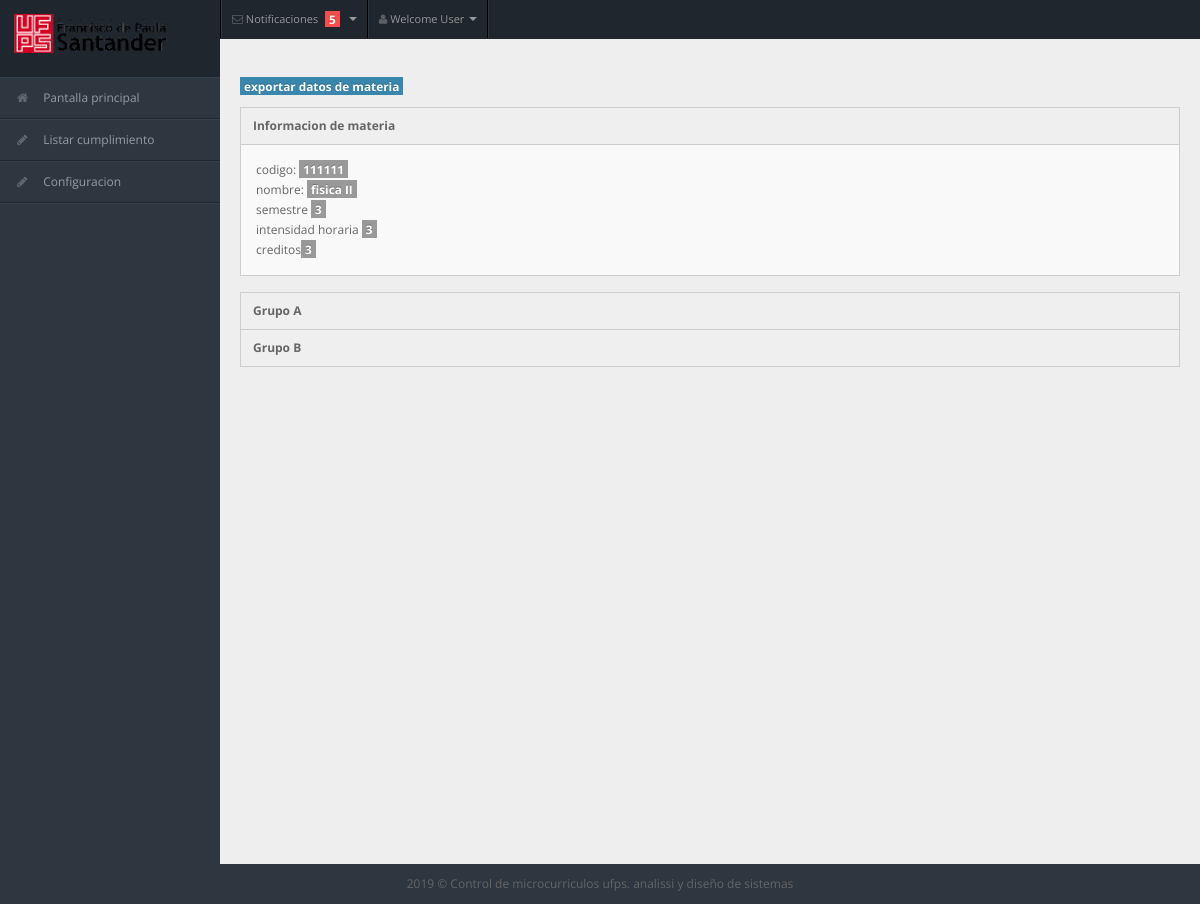
The app's page /views/admin/materia.php?cod=111111&gru=6 with its own data.
### tables this page shows
CREATE TABLE `asignatura` (
  `codigo` int(11) NOT NULL,
  `nombre` varchar(50) NOT NULL,
  `semestre` int(11) NOT NULL,
  `intensidadhoraria` int(11) NOT NULL,
  `creditos` int(11) NOT NULL,
  `nombre_plandeestudios` varchar(50) NOT NULL
);

CREATE TABLE `grupo` (
  `grupo_numero` int(11) NOT NULL,
  `codigo_asignatura` int(11) NOT NULL,
  `grupo` char(1) NOT NULL DEFAULT 'A',
  `codigo_docente` int(11) NOT NULL
);

### model/DAO/asignaturaDAO.php (called while the page is built, shortened)
<?php
require_once '../../model/DTO/asignaturaDTO.php';
class asignaturaDAO {
    public function consultar($id) {
        $conexion = new Conexion();
        $consulta = $conexion->prepare('SELECT * FROM asignatura WHERE codigo= :idc');
        $consulta->bindParam(':idc', $id);
        $consulta->execute();
        $tabla_datos = $consulta->fetchAll(PDO::FETCH_ASSOC);
        $ces = null;
        if (count($tabla_datos) == 1) {
            foreach ($tabla_datos as $con => $valor) {
                $ces = new asignaturaDTO();
                $ces->setCodigo($tabla_datos[$con]["codigo"]);
                $ces->setNombre($tabla_datos[$con]["nombre"]);
                $ces->setSemestre($tabla_datos[$con]["semestre"]);
                $ces->setIntencidad_horaria($tabla_datos[$con]["intensidadhoraria"]);
                $ces->setCreditos($tabla_datos[$con]["creditos"]);
                $ces->setNombre_planestudio($tabla_datos[$con]["nombre_plandeestudios"]);
            }
            return $ces;
        } else {
            return null;
        }
    }
}

### controllers/consultaseguimientocontroller.php (called while the page is built, shortened)
<?php
require_once '../../model/DAO/grupoDAO.php';
require_once '../../model/DTO/grupoDTO.php';
require_once '../../model/DAO/asignaturaDAO.php';
require_once '../../model/DTO/asignaturaDTO.php';
require_once '../../model/DAO/unidadDAO.php';
require_once '../../model/DAO/pruebaDAO.php';
class consultaController {
    public function consultaMateria($cod, $gru) {
        $grdao = new grupoDAO();
        $asigdao = new asignaturaDAO();
        $udao = new unidadDAO();
        $grupos = $grdao->consultar($cod);
        $asign = $asigdao->consultar($cod);
        $retorno = array();
        foreach ($grupos as $grup) {
            $numgrupo = $grup->getGrupo_numero();
            $unidades = $udao->consultar($cod, $numgrupo);
            $datounidad = $this->cargapruebas($unidades, $numgrupo);
            array_push($retorno, array("grup" => $grup, "unid" => $datounidad));
        }
        return $retorno;
    }
    public function cargapruebas($unidades, $numgrupo) {
        $prdao = new pruebaDAO();
        $datounidad = array();
        foreach ($unidades as $unidad) {
            $pruebas = $prdao->consultarPorUnidad($unidad->getId());
            $datoper = $this->cargapersonas($pruebas);
            array_push($datounidad, array("uni" => $unidad, "pru" => $datoper));
        }
        return $datounidad;
    }
    public function cargapersonas($pruebas) {
        $datoper = array();
        foreach ($pruebas as $prueba) {
            $retor = $this->consultaDatos($prueba->getId());
            array_push($datoper, $retor);
        }
        return $datoper;
    }
    public function consultaDatos($id) {
        $conexion = new Conexion();
        $consulta = $conexion->prepare("SELECT PE.codigo , PE.nombre ,"
                . " PE.apellidos  FROM prueba P , matricula M  ,estudiante E ,"
                . "persona PE WHERE P.id_prueba=M.id AND E.id_matricula=M.id AND"
                . " PE.codigo = E.codigo_persona AND P.id =:idc");
        $consulta->bindParam(':idc', $id);
        $consulta->execute();
        $tabla_datos = $consulta->fetchAll(PDO::FETCH_NUM);
        $astraba = array();
        foreach ($tabla_datos as $con) {
            array_push($astraba, $con);
        }
        return $astraba;
    }
}
?>

### model/DAO/pruebaDAO.php (called while the page is built, shortened)
<?php
class pruebaDAO {
    public function consultarPorUnidad($id) {
        $conexion = new Conexion();
        $consulta = $conexion->prepare('SELECT * FROM prueba WHERE id_unidad= :idc');
        $consulta->bindParam(':idc', $id);
        $consulta->execute();
        $tabla_datos = $consulta->fetchAll(PDO::FETCH_ASSOC);
        $astraba = array();
        foreach ($tabla_datos as $con => $valor) {
            $ces = new pruebaDTO();
            $ces->setId($tabla_datos[$con]["id"]);
            $ces->setFecha($tabla_datos[$con]["fecha"]);
            $ces->setPorcentaje($tabla_datos[$con]["porcentaje"]);
            $ces->setId_prueba($tabla_datos[$con]["id_prueba"]);
            $ces->setId_unidad($tabla_datos[$con]["id_unidad"]);
            $ces->setId_tema($tabla_datos[$con]["id_tema"]);
            array_push($astraba, $ces);
        }
        return $astraba;
    }
}

### model/DAO/unidadDAO.php (called while the page is built, shortened)
<?php
class unidadDAO {
    public function consultar($id, $gru) {
        $conexion = new Conexion();
       $consulta =  $conexion->prepare("SELECT U.id , U.nombre_contenido ,U.id_microcurriculo ,U.horaspresenciales,U.horasindependientes , U.horatotal FROM asignatura A , unidad U , microcurriculo M ,grupo G WHERE  U.id_microcurriculo=M.id AND M.id_grupo = :idg AND G.grupo_numero =M.id_grupo AND  A.codigo = G.codigo_asignatura and G.codigo_asignatura=:idc");
        $consulta->bindParam(':idc', $id);
        $consulta->bindParam(':idg', $gru);
        $consulta->execute();
        $tabla_datos = $consulta->fetchAll(PDO::FETCH_ASSOC);
        $astraba = array();
        foreach ($tabla_datos as $con => $valor) {
            $ces = new unidadDTO();
            $ces->setId($tabla_datos[$con]["id"]);
            $ces->setNombre($tabla_datos[$con]["nombre_contenido"]);
            $ces->setId_microcurriculo($tabla_datos[$con]["id_microcurriculo"]);
            $ces->setHora_presencial($tabla_datos[$con]["horaspresenciales"]);
            $ces->setHora_independiente($tabla_datos[$con]["horasindependientes"]);
            $ces->setHora_total($tabla_datos[$con]["horatotal"]);
            array_push($astraba, $ces);
        }
        return $astraba;
    }
}

### model/DAO/grupoDAO.php (called while the page is built, shortened)
<?php
require_once '../../model/DTO/grupoDTO.php';
class grupoDAO {
    public function consultar($id) {
        $conexion = new Conexion();
        $consulta = $conexion->prepare('SELECT * FROM grupo WHERE codigo_asignatura= :idc');
        $consulta->bindParam(':idc', $id);
        $consulta->execute();
        $tabla_datos = $consulta->fetchAll(PDO::FETCH_ASSOC);
        $astraba = array();
        foreach ($tabla_datos as $con => $valor) {
            $ces = new grupoDTO();
            $ces->setGrupo_numero($tabla_datos[$con]["grupo_numero"]);
            $ces->setCodigo_asignatura($tabla_datos[$con]["codigo_asignatura"]);
            $ces->setGrupo($tabla_datos[$con]["grupo"]);
            array_push($astraba, $ces);
        }
        return $astraba;
    }
}

### model/DTO/asignaturaDTO.php (called while the page is built, shortened)
<?php
class asignaturaDTO {
    private $codigo;
    private $nombre;
    private $semestre;
    private $intencidad_horaria;
    private $creditos;
    function getCodigo() {
        return $this->codigo;
    }
    function setCodigo($codigo) {
        $this->codigo = $codigo;
    }
    function getNombre() {
        return $this->nombre;
    }
    function getSemestre() {
        return $this->semestre;
    }
    function getIntencidad_horaria() {
        return $this->intencidad_horaria;
    }
    function getCreditos() {
        return $this->creditos;
    }
    function setNombre($nombre) {
        $this->nombre = $nombre;
    }
    function setSemestre($semestre) {
        $this->semestre = $semestre;
    }
    function setIntencidad_horaria($intencidad_horaria) {
        $this->intencidad_horaria = $intencidad_horaria;
    }
    function setCreditos($creditos) {
        $this->creditos = $creditos;
    }
}

### model/DTO/grupoDTO.php (called while the page is built, shortened)
<?php
class grupoDTO {
    private $grupo_numero;
    function getGrupo_numero() {
        return $this->grupo_numero;
    }
    function setGrupo_numero($grupo_numero) {
        $this->grupo_numero = $grupo_numero;
    }
}

### views/admin/materia.php (the view, shortened to what this page needs)
<!DOCTYPE html>
<html lang="en">
    <?php
    $cod = $_GET["cod"];
    $gru = $_GET["gru"];
    require_once '../../model/DAO/asignaturaDAO.php';
    require_once '../../model/DTO/asignaturaDTO.php';
    require_once '../../controllers/consultaseguimientocontroller.php';
    $algo = new consultaController();
    $list = $algo->consultaMateria($cod, $gru);
    $asig = new asignaturaDAO();
    $mat = $asig->consultar($cod);
    ?>
    <head>
        <link rel="stylesheet" href="../css/bootstrap.min.css" />
        <link rel="stylesheet" href="../css/bootstrap-responsive.min.css" />
        <link rel="stylesheet" href="../css/fullcalendar.css" />
        <link rel="stylesheet" href="../css/matrix-style.css" />
        <link rel="stylesheet" href="../css/matrix-media.css" />
        <link href="../font-awesome/css/font-awesome.css" rel="stylesheet" />
        <link rel="stylesheet" href="../css/jquery.gritter.css" />
    </head>
    <body>
        <?php
        include("../includes/navadmin.php");
        include("../includes/sideadmin.php");
        ?>
        <div id="content">
            <div class="container-fluid">
                <div class="row-fluid">
                    <div class="span6">
                        <a href="#">
                            <span class="label label-info">exportar datos de materia</span>
                        </a>
                    </div>
                    <div class="widget-box">
                        <div class="widget-title">
                            <h5>Informacion de materia</h5>
                        </div>
                        <div class="widget-content">
                            codigo:  <span class="label"> <?php echo $mat->getCodigo() ?> </span>
                            <br>
                            nombre: <span class="label"><?php echo $mat->getNombre() ?></span>
                            <br>
                            semestre <span class="label"><?php echo $mat->getSemestre() ?></span>
                            <br>
                            intensidad horaria <span class="label"><?php echo $mat->getIntencidad_horaria() ?></span>
                            <br>
                            creditos<span class="label"><?php echo $mat->getCreditos() ?></span>
                            <br>
                        </div>
                    </div>
                    <div class="widget-box collapsible">
                        <?php
                        foreach ($list as $val) {
                            $nomgrupo = $val["grup"]->getGrupo();
                            ?>
                            <div class="widget-title">
                                <a data-toggle="collapse" href="#collapsegrupo<?php echo $nomgrupo; ?>">
                                    <h5><?php echo "Grupo " . $nomgrupo ?>  </h5>
                                </a>
                            </div>
                        <?php } ?>
                    </div>
                </div>
            </div>
        </div>
        <?php include("../includes/footer.php"); ?>
    </body>
</html>

### views/css/matrix-style.css (style rules this page uses)
* { outline:none !important; -moz-outline: none !important; }
html, body { height:100% }
body { overflow-x: hidden; margin-top: -10px; font-family: 'Open Sans', sans-serif; font-size:12px; color:#666; }
a { color:#666; }
select, textarea, input[type="text"], input[type="password"], input[type="datetime"], input[type="datetime-local"], input[type="date"], input[type="month"], input[type="time"], input[type="week"], input[type="number"], input[type="email"], input[type="url"], input[type="search"], input[type="tel"], input[type="color"], .uneditable-input, .label, .dropdown-menu, .btn, .well, .progress, .table-bordered, .btn-group > .btn:first-child, .btn-group > .btn:last-child, .btn-group > .btn:last-child, .btn-group > .dropdown-toggle, .alert { border-radius:0px; }
#content { background: none repeat scroll 0 0 #eeeeee; margin-left: 220px; margin-right: 0; padding-bottom: 25px; position: relative; min-height:100%; width: auto; }
.container-fluid .row-fluid:first-child { margin-top: 20px; }
.widget-box { background: none repeat scroll 0 0 #F9F9F9; border-left: 1px solid #CDCDCD; border-top: 1px solid #CDCDCD; border-right: 1px solid #CDCDCD; clear: both; margin-top: 16px; margin-bottom: 16px; position: relative; }
.widget-title, .modal-header, .table th, div.dataTables_wrapper .ui-widget-header { background:#efefef; border-bottom: 1px solid #CDCDCD; height: 36px; }
.widget-title h5 { color: #666; float: left; font-size: 12px; font-weight: bold; padding: 12px; line-height: 12px; margin: 0; }
.widget-content { padding:15px; border-bottom: 1px solid #cdcdcd; }

### views/css/matrix-media.css (style rules this page uses)
body { background:#2E363F; }

### records on screen
asignatura: codigo "111111", nombre "fisica II", semestre "3", intensidadhoraria "3", creditos "3"
grupo: grupo "A"
grupo: grupo "B"
